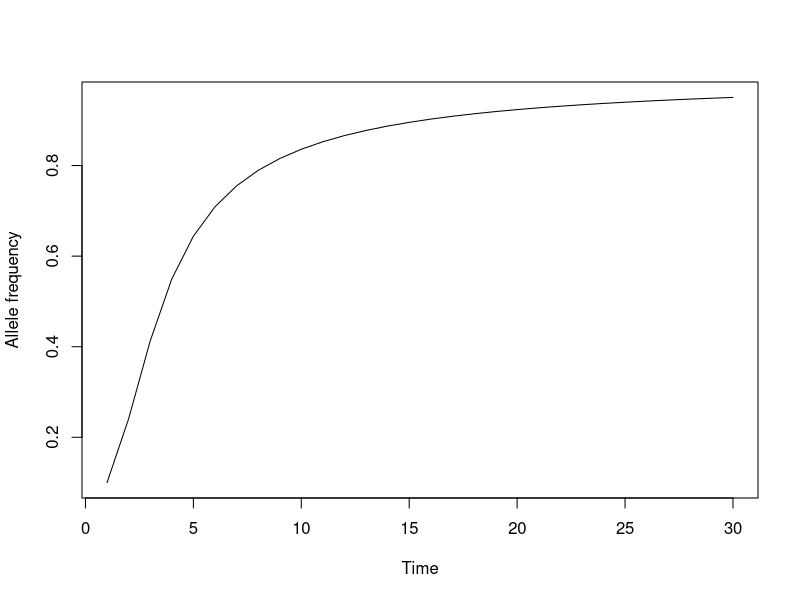

Recreate this plot in R.
pA0<-0.1 # initial frequency of A

W<-c(0.9, 0.9, 1) #Temporal fitness, AA, Aa, aa
V<-c(0.4,  0.4, 0.1)  #Spatial fitness, AA, Aa, aa

recDip<-function(p.init, Wvec, Vvec, time=30){
  p<-vector(mode = "numeric", length = time)
  p[1]<-p.init
  for (ii in 2:time){
    numerator<-Vvec[1]*Wvec[1]*p[ii-1]^2+Vvec[2]*Wvec[2]*p[ii-1]*(1-p[ii-1])
    denominator<-Vvec[1]*Wvec[1]*p[ii-1]^2+2*Vvec[2]*Wvec[2]*p[ii-1]*(1-p[ii-1])+Vvec[3]*Wvec[3]*(1-p[ii-1])^2
    p[ii]<-numerator/denominator
  }
  p
}

example.p<-recDip(pA0, W, V)

plot(example.p, type = "l", xlab="Time", ylab="Allele frequency")
